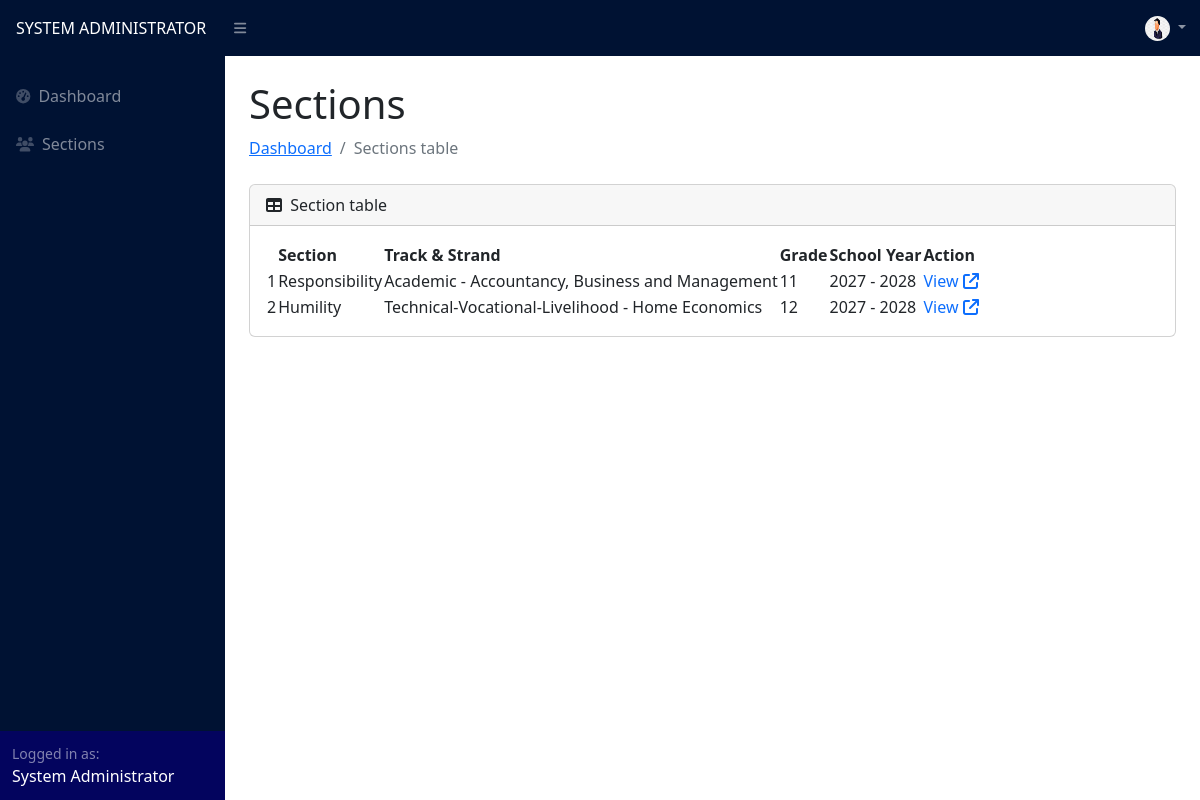
/registrar/section_table.php (signed in), run on an earlier commit of the app's database.
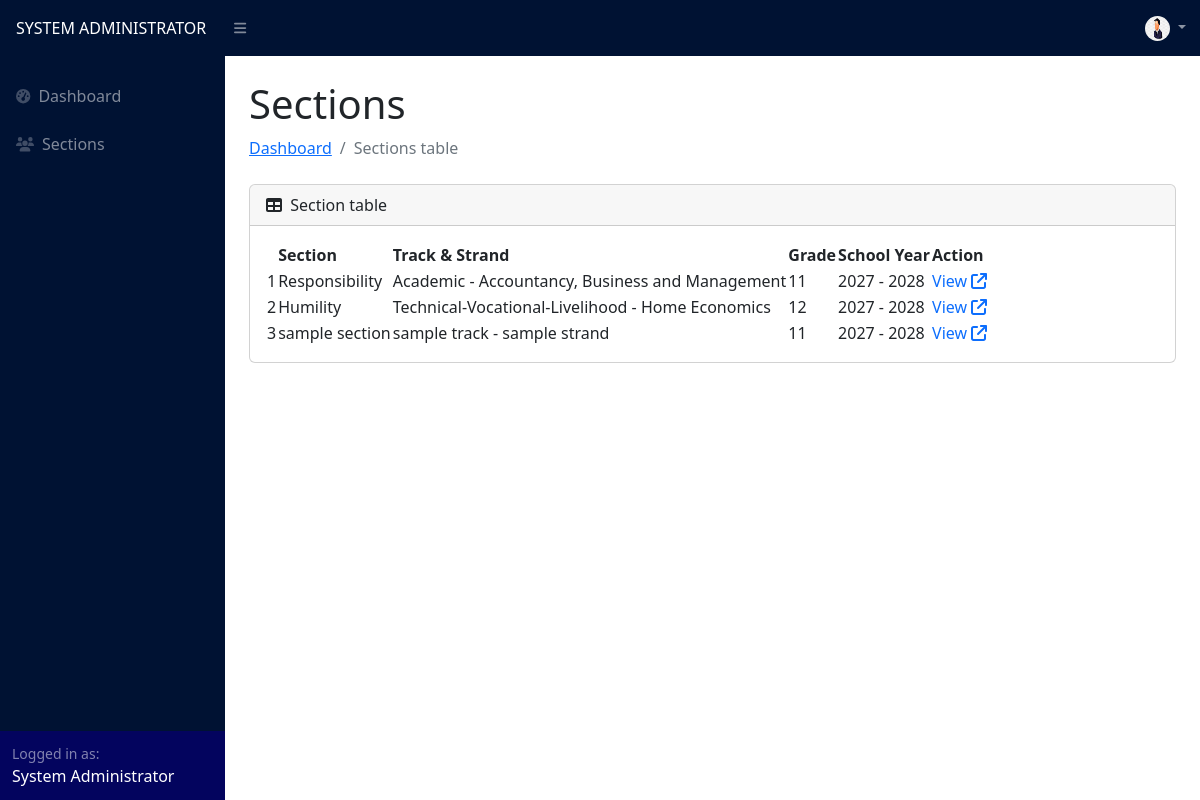
And on a later commit of the database.
### tables this page shows
CREATE TABLE `section` (
  `id` int(11) NOT NULL,
  `name` varchar(255) NOT NULL,
  `track` varchar(255) NOT NULL,
  `strand` varchar(255) NOT NULL,
  `grade` int(255) NOT NULL,
  `adviser_id` int(11) NOT NULL,
  `adviser` varchar(255) NOT NULL,
  `school_year_id` int(11) NOT NULL,
  `school_year` varchar(255) NOT NULL,
  `is_archived` tinyint(4) NOT NULL
);

### registrar/section_table.php (the view, shortened to what this page needs)
<?php
include("../config.php");
?>
<!DOCTYPE html>
<html lang="en">
<head>
    <link href="https://cdn.jsdelivr.net/npm/simple-datatables@7.1.2/dist/style.min.css" rel="stylesheet" />
    <link href="../css/styles.css" rel="stylesheet" />
</head>
<body class="sb-nav-fixed">
    <?php include("navigation.php") ?>
    <div id="layoutSidenav_content">
        <main>
            <div class="container-fluid px-4">
                <div class="d-flex justify-content-between align-items-center mt-0">
                    <div>
                        <h1 class="mt-4">Sections</h1>
                        <ol class="breadcrumb mb-4">
                            <li class="breadcrumb-item"><a href="dashboard.php">Dashboard</a></li>
                            <li class="breadcrumb-item active">Sections table</li>
                        </ol>
                    </div>
                </div>
                <?php
                $sySQL = "SELECT * FROM school_year WHERE is_archived = 0";
                $syResult = $conn->query($sySQL);
                if ($syResult->num_rows > 0) {
                    $syRow = $syResult->fetch_assoc();
                    $school_year_id = $syRow['id'];
                }
                ?>
                <div class="card mb-4">
                    <div class="card-header d-flex justify-content-between align-items-center">
                        <div>
                            <i class="fas fa-table me-1"></i>
                            Section table
                        </div>
                    </div>
                    <div class="card-body">
                        <table id="datatablesSimple">
                            <thead>
                                <tr>
                                    <th></th>
                                    <th>Section</th>
                                    <th>Track & Strand</th>
                                    <th>Grade</th>
                                    <th>School Year</th>
                                    <th>Action</th>
                                </tr>
                            </thead>
                            <tbody>
                                <?php
                                if ($syResult->num_rows > 0) {
                                    $section = "SELECT * FROM section WHERE school_year_id = '$school_year_id' AND is_archived = 0";
                                    $sectionResult = $conn->query($section);
                                    $sectionCount = 1;
                                    while ($sectionRow = $sectionResult->fetch_assoc()) :
                                ?>
                                        <tr>
                                            <td><?php echo $sectionCount ?></td>
                                            <td><?php echo $sectionRow["name"] ?></td>
                                            <td><?php echo $sectionRow["track"] . " - " . $sectionRow["strand"] ?></td>
                                            <td><?php echo $sectionRow["grade"] ?></td>
                                            <td><?php echo $sectionRow["school_year"] ?></td>
                                            <td>
                                                <a href="student_table.php?id=<?php echo $sectionRow['id'] ?>" style="text-decoration: none;">
                                                    View
                                                    <i class="fa-solid fa-arrow-up-right-from-square"></i>
                                                </a>
                                            </td>
                                        </tr>
                                <?php
                                        $sectionCount++;
                                    endwhile;
                                }
                                ?>
                            </tbody>
                        </table>
                    </div>
                </div>
            </div>
        </main>
    </div>
    </div>
</body>
</html>

What changed in the data, as far as the page shows it:
added section: name "sample section", track "sample track", strand "sample strand", grade "11", school_year "2027 - 2028"
